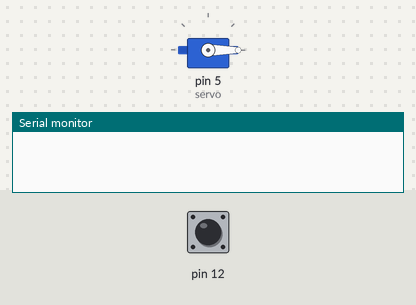
A sketch run on a simulated Arduino Uno, built with avr-gcc and run on an emulated ATmega328P. Shown: servo, the last lines printed to the serial monitor. The test bench sets the inputs (shaded band); at power-on: pin 12 HIGH.

Above: at 1.2 s.
1.3 s: pin 12 pulled LOW for 0.15 s
At 2.2 s:
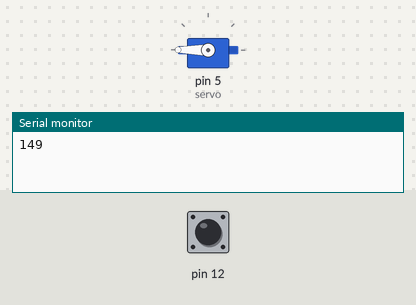
3.9 s: pin 12 pulled LOW for 1 s
At 7.1 s:
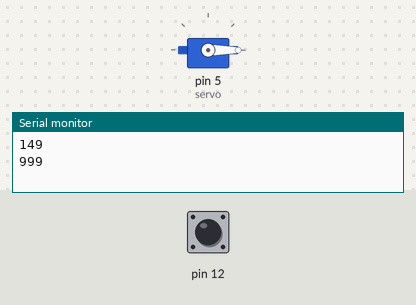
7.4 s: pin 12 pulled LOW for 3.2 s
At 8.3 s:
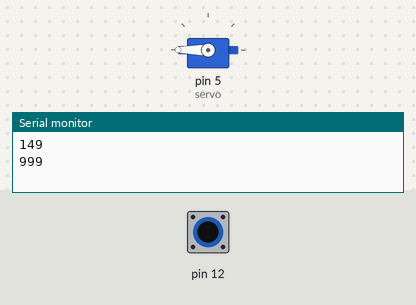
Timing chart, 0 to 13.1 s (numbered marks = the images above; inputs shaded):
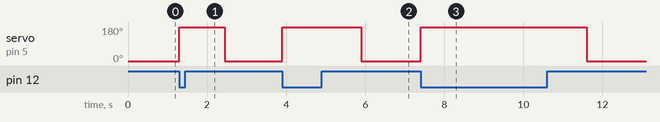

The sketch:

servo_speed_test.ino
```cpp
#include <Servo.h>

Servo servo;

unsigned long start_time = 0;
unsigned long end_time = 0;
unsigned long move_time = 0;

void setup() {
  // put your setup code here, to run once:
  servo.attach(5);
  servo.write(0);
  pinMode(12, INPUT_PULLUP);
  Serial.begin(9600);
}

void loop() {
  // put your main code here, to run repeatedly:
  while(digitalRead(12));
  start_time = millis();
  servo.write(180);
  while(!digitalRead(12));
  end_time = millis();

  move_time = end_time - start_time;

  Serial.println(move_time);
  delay(1000);
  servo.write(0);

}
```

Measured:
- after the input at 1.3 s, servo on pin 5 (servo): 0° → 180° at once, → 0° 1.2 s later
- after the input at 3.9 s, servo on pin 5 (servo): 0° → 180° at once, → 0° 2.0 s later
- after the input at 7.4 s, servo on pin 5 (servo): 0° → 180° at once, → 0° 4.2 s later
